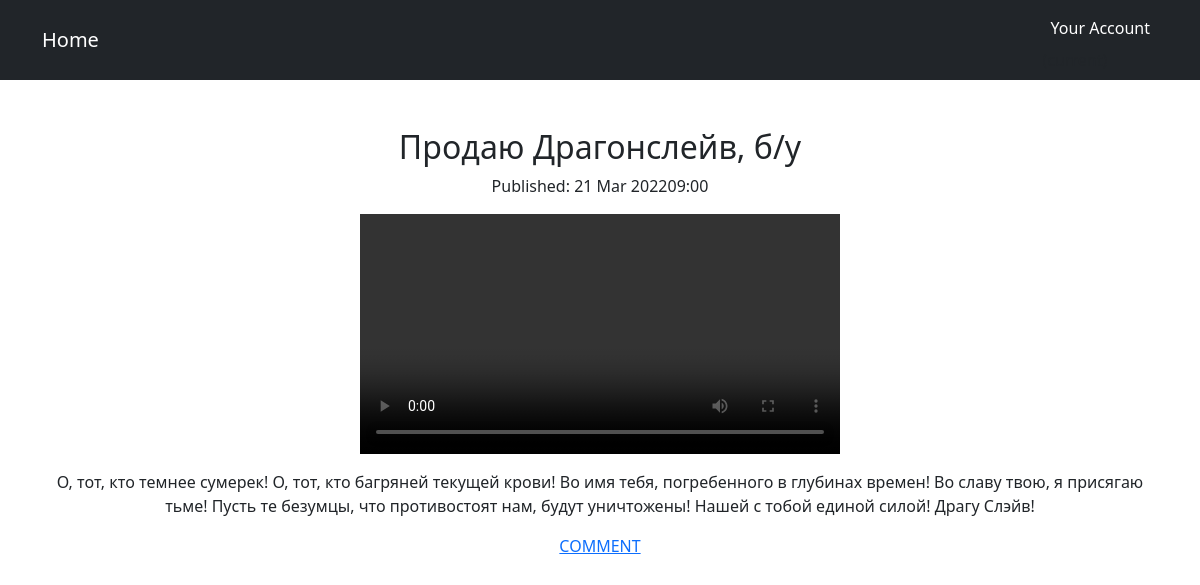
The page /ads/3 on the database its author committed.
### advert_table/models.py (models this page shows, shortened)
class Post(models.Model):
    author = models.ForeignKey("Author", on_delete=models.CASCADE, related_name="copyright")
    time_creation = models.DateTimeField(auto_now_add=True)
    post_category = models.ManyToManyField("Category", through="PostCategory")
    title = models.CharField(max_length=128)
    text = RichTextUploadingField()

### advert_table/views.py (the view)
# urls.py: path('<int:pk>', AdsDetail.as_view(), name = "adsdetail"),
class AdsDetail(DetailView):
    model = Post
    template_name = 'flatpages/adsdetail.html'
    context_object_name = 'ads'

### templates/flatpages/adsdetail.html (shortened to what this page needs)
{% extends 'flatpages/default.html' %}
{% block content %}
   <h2> {{ ads.title }} </h2>
    <p> Published: {{ ads.time_creation|date:"d M Y"}}{{ads.time_creation|time:"H:i"}} </p>
    <p> {{ ads.text|safe }} </p>
<a href="{% url 'comment' ads.pk %}"> COMMENT </a>
{% endblock content %}

### rows shown on the page
Post: title "Продаю Драгонслейв, б/у", time_creation "21 Mar 2022", time_creation "09:00", text "О, тот, кто темнее сумерек! О, тот, кто багряней текущей крови! Во имя тебя, погребенного в глубинах времен! Во славу твою, я присягаю тьме! Пусть те безумцы, что противостоят нам, будут уничтожены! Нашей с тобой единой силой! Драгу Слэйв!"
